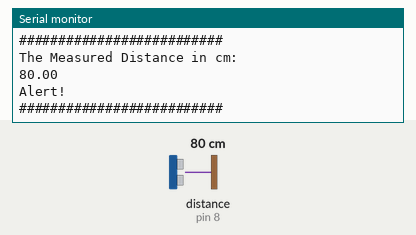
This sketch was run on a simulated Arduino Uno, built with avr-gcc and run on an emulated ATmega328P. On the bench: the last lines printed to the serial monitor. Wiring (from diagram.json): ultrasonic range finder: trigger pin 7; echo pin 8. The test bench sets the inputs (shaded band); at power-on: distance to the obstacle (sensor on pin 8) 80 cm. The echo pulse lasts 58.3 µs per cm.

Above: at 1.8 s.
1.9 s: distance to the obstacle (sensor on pin 8) set to 2 cm
At 2.9 s:
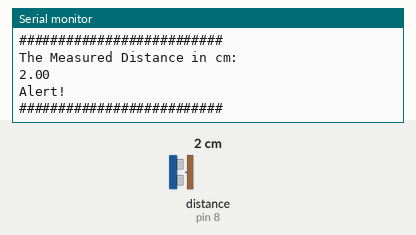
3.4 s: distance to the obstacle (sensor on pin 8) set to 4 cm
At 5.0 s:
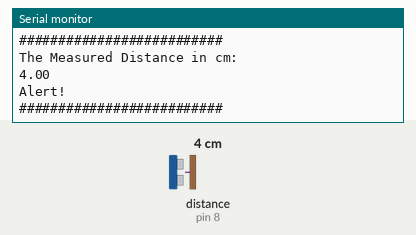
Timing chart, 0 to 6.5 s (numbered marks = the images above; inputs shaded):
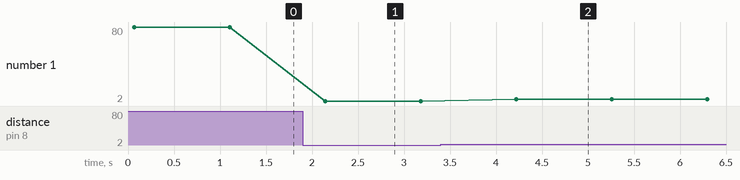

The sketch:

sketch.ino
```cpp
const int TRIG_PIN = 7;
const int ECHO_PIN = 8;
const unsigned int MAX_DIST = 23200;
void setup()
{
  pinMode(TRIG_PIN, OUTPUT);
  digitalWrite(TRIG_PIN, LOW);
  pinMode(ECHO_PIN, INPUT);
  Serial.begin(9600);
}
void loop() {
  unsigned long t1;
  unsigned long t2;
  unsigned long pulse_width;
  float cm;
  float inches;
  digitalWrite(TRIG_PIN, HIGH);
  delayMicroseconds(10);
  digitalWrite(TRIG_PIN, LOW);
  while (digitalRead(ECHO_PIN) == 0);
  t1 = micros();
  while (digitalRead(ECHO_PIN) == 1);
  t2 = micros();
  pulse_width = t2 - t1;
  cm = pulse_width / 58;
  inches = pulse_width / 148.0;
  if (pulse_width > MAX_DIST)
  {
    Serial.println("unreachable");
  }
  else
  {
    Serial.println("##########################");
    Serial. println("The Measured Distance in cm:");
    Serial.println(cm);
    if (cm < 100)
    {
      {
        Serial.println("Alert!");
      }
    }
    Serial.println("##########################");
  }
  delay(1000);
}
```

Measured:
- after the input at 1.9 s, the serial monitor: prints a new line after 0.25 s (image 1)
- after the input at 3.4 s, the serial monitor: prints a new line after 0.82 s (image 2)
- plotted number 1: 80 → 2 after the input at 1.9 s, 2 → 4 after the input at 3.4 s
